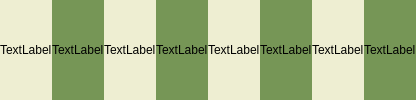
            <widget class="QWidget" name="widget_52" native="true">
             <layout class="QHBoxLayout" name="horizontalLayout_4">
              <property name="spacing">
               <number>0</number>
              </property>
              <property name="leftMargin">
               <number>0</number>
              </property>
              <property name="topMargin">
               <number>0</number>
              </property>
              <property name="rightMargin">
               <number>0</number>
              </property>
              <property name="bottomMargin">
               <number>0</number>
              </property>
              <item>
               <widget class="QWidget" name="row4col0" native="true">
                <property name="styleSheet">
                 <string notr="true">background-color: rgb(238, 238, 210);</string>
                </property>
                <layout class="QVBoxLayout" name="verticalLayout_36">
                 <property name="spacing">
                  <number>0</number>
                 </property>
                 <property name="leftMargin">
                  <number>0</number>
                 </property>
                 <property name="topMargin">
                  <number>0</number>
                 </property>
                 <property name="rightMargin">
                  <number>0</number>
                 </property>
                 <property name="bottomMargin">
                  <number>0</number>
                 </property>
                 <item>
                  <widget class="ClickableLabel" name="row4col0label">
                   <property name="text">
                    <string>TextLabel</string>
                   </property>
                  </widget>
                 </item>
                </layout>
               </widget>
              </item>
              <item>
               <widget class="QWidget" name="row4col1" native="true">
                <property name="styleSheet">
                 <string notr="true">background-color: rgb(118, 150, 86);</string>
                </property>
                <layout class="QVBoxLayout" name="verticalLayout_37">
                 <property name="spacing">
                  <number>0</number>
                 </property>
                 <property name="leftMargin">
                  <number>0</number>
                 </property>
                 <property name="topMargin">
                  <number>0</number>
                 </property>
                 <property name="rightMargin">
                  <number>0</number>
                 </property>
                 <property name="bottomMargin">
                  <number>0</number>
                 </property>
                 <item>
                  <widget class="ClickableLabel" name="row4col1label">
                   <property name="text">
                    <string>TextLabel</string>
                   </property>
                  </widget>
                 </item>
                </layout>
               </widget>
              </item>
              <item>
               <widget class="QWidget" name="row4col2" native="true">
                <property name="styleSheet">
                 <string notr="true">background-color: rgb(238, 238, 210);</string>
                </property>
                <layout class="QVBoxLayout" name="verticalLayout_38">
                 <property name="spacing">
                  <number>0</number>
                 </property>
                 <property name="leftMargin">
                  <number>0</number>
                 </property>
                 <property name="topMargin">
                  <number>0</number>
                 </property>
                 <property name="rightMargin">
                  <number>0</number>
                 </property>
                 <property name="bottomMargin">
                  <number>0</number>
                 </property>
                 <item>
                  <widget class="ClickableLabel" name="row4col2label">
                   <property name="text">
                    <string>TextLabel</string>
                   </property>
                  </widget>
                 </item>
                </layout>
               </widget>
              </item>
              <item>
               <widget class="QWidget" name="row4col3" native="true">
                <property name="styleSheet">
                 <string notr="true">background-color: rgb(118, 150, 86);</string>
                </property>
                <layout class="QVBoxLayout" name="verticalLayout_39">
                 <property name="spacing">
                  <number>0</number>
                 </property>
                 <property name="leftMargin">
                  <number>0</number>
                 </property>
                 <property name="topMargin">
                  <number>0</number>
                 </property>
                 <property name="rightMargin">
                  <number>0</number>
                 </property>
                 <property name="bottomMargin">
                  <number>0</number>
                 </property>
                 <item>
                  <widget class="ClickableLabel" name="row4col3label">
                   <property name="text">
                    <string>TextLabel</string>
                   </property>
                  </widget>
                 </item>
                </layout>
               </widget>
              </item>
              <item>
               <widget class="QWidget" name="row4col4" native="true">
                <property name="styleSheet">
                 <string notr="true">background-color: rgb(238, 238, 210);</string>
                </property>
                <layout class="QVBoxLayout" name="verticalLayout_40">
                 <property name="spacing">
                  <number>0</number>
                 </property>
                 <property name="leftMargin">
                  <number>0</number>
                 </property>
                 <property name="topMargin">
                  <number>0</number>
                 </property>
                 <property name="rightMargin">
                  <number>0</number>
                 </property>
                 <property name="bottomMargin">
                  <number>0</number>
                 </property>
                 <item>
                  <widget class="ClickableLabel" name="row4col4label">
                   <property name="text">
                    <string>TextLabel</string>
                   </property>
                  </widget>
                 </item>
                </layout>
               </widget>
              </item>
              <item>
               <widget class="QWidget" name="row4col5" native="true">
                <property name="styleSheet">
                 <string notr="true">background-color: rgb(118, 150, 86);</string>
                </property>
                <layout class="QVBoxLayout" name="verticalLayout_41">
                 <property name="spacing">
                  <number>0</number>
                 </property>
                 <property name="leftMargin">
                  <number>0</number>
                 </property>
                 <property name="topMargin">
                  <number>0</number>
                 </property>
                 <property name="rightMargin">
                  <number>0</number>
                 </property>
                 <property name="bottomMargin">
                  <number>0</number>
                 </property>
                 <item>
                  <widget class="ClickableLabel" name="row4col5label">
                   <property name="text">
                    <string>TextLabel</string>
                   </property>
                  </widget>
                 </item>
                </layout>
               </widget>
              </item>
              <item>
               <widget class="QWidget" name="row4col6" native="true">
                <property name="styleSheet">
                 <string notr="true">background-color: rgb(238, 238, 210);</string>
                </property>
                <layout class="QVBoxLayout" name="verticalLayout_42">
                 <property name="spacing">
                  <number>0</number>
                 </property>
                 <property name="leftMargin">
                  <number>0</number>
                 </property>
                 <property name="topMargin">
                  <number>0</number>
                 </property>
                 <property name="rightMargin">
                  <number>0</number>
                 </property>
                 <property name="bottomMargin">
                  <number>0</number>
                 </property>
                 <item>
                  <widget class="ClickableLabel" name="row4col6label">
                   <property name="text">
                    <string>TextLabel</string>
                   </property>
                  </widget>
                 </item>
                </layout>
               </widget>
              </item>
              <item>
               <widget class="QWidget" name="row4col7" native="true">
                <property name="styleSheet">
                 <string notr="true">background-color: rgb(118, 150, 86);</string>
                </property>
                <layout class="QVBoxLayout" name="verticalLayout_43">
                 <property name="spacing">
                  <number>0</number>
                 </property>
                 <property name="leftMargin">
                  <number>0</number>
                 </property>
                 <property name="topMargin">
                  <number>0</number>
                 </property>
                 <property name="rightMargin">
                  <number>0</number>
                 </property>
                 <property name="bottomMargin">
                  <number>0</number>
                 </property>
                 <item>
                  <widget class="ClickableLabel" name="row4col7label">
                   <property name="text">
                    <string>TextLabel</string>
                   </property>
                  </widget>
                 </item>
                </layout>
               </widget>
              </item>
             </layout>
            </widget>
